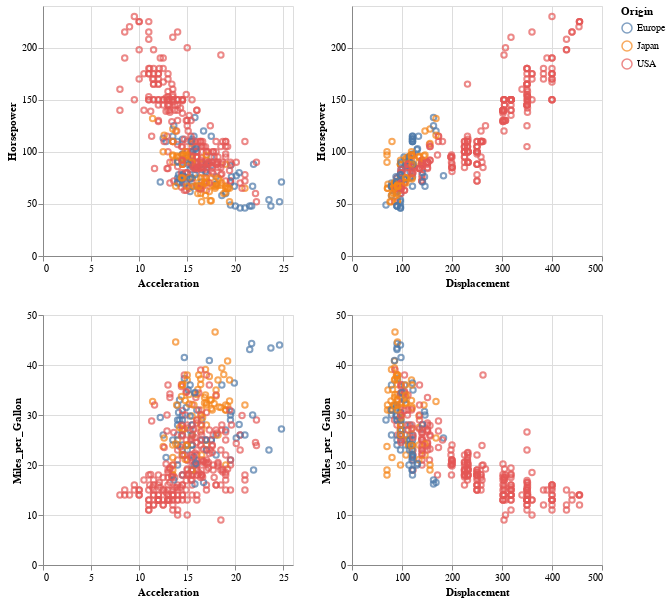

Here is the notebook cell this chart was saved with:
### Markdown cell above
## Multi-Panel Scatter with Linked Brushing

### Code cell
brush = alt.selection_interval()

alt.Chart(cars).mark_point().encode(
    alt.X(alt.repeat('column'), type='quantitative'),
    alt.Y(alt.repeat('row'), type='quantitative'),
    color=alt.condition(brush, 'Origin:N', alt.value('gray'))
).add_selection(
    brush
).properties(
    width=250,
    height=250,
).repeat(
    row=['Horsepower', 'Miles_per_Gallon'],
    column=['Acceleration', 'Displacement']
)

### Figure 1 — Vega-Lite specification as saved in the notebook (floating-point values rounded to 4 significant figures; data arrays with more than 128 entries replaced by an {"elided": "..."} marker saying what was removed)
{"$schema": "https://vega.github.io/schema/vega-lite/v2.6.0.json", "config": {"view": {"height": 300, "width": 400}}, "datasets": {"data-f02450ab61490a1363517a0190416235": {"elided": "406 records"}}, "repeat": {"column": ["Acceleration", "Displacement"], "row": ["Horsepower", "Miles_per_Gallon"]}, "spec": {"data": {"name": "data-f02450ab61490a1363517a0190416235"}, "encoding": {"color": {"condition": {"field": "Origin", "selection": "selector004", "type": "nominal"}, "value": "gray"}, "x": {"field": {"repeat": "column"}, "type": "quantitative"}, "y": {"field": {"repeat": "row"}, "type": "quantitative"}}, "height": 250, "mark": "point", "selection": {"selector004": {"encodings": ["x", "y"], "mark": {"fill": "#333", "fillOpacity": 0.125, "stroke": "white"}, "on": "[mousedown, window:mouseup] > window:mousemove!", "resolve": "global", "translate": "[mousedown, window:mouseup] > window:mousemove!", "type": "interval", "zoom": "wheel!"}}, "width": 250}}
